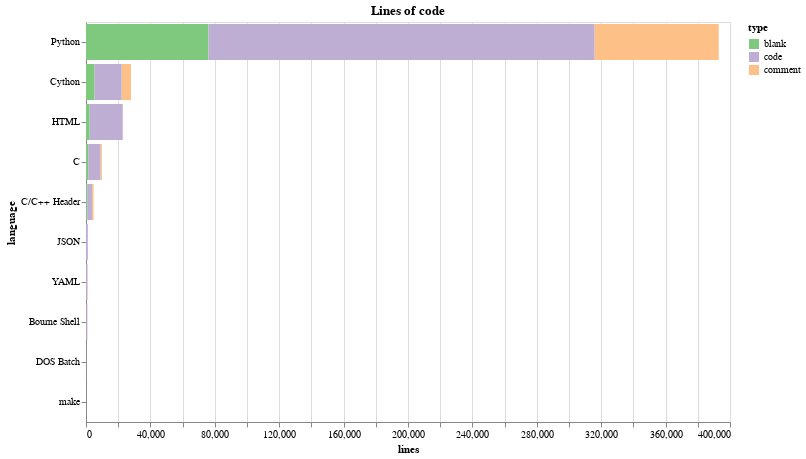

The notebook cell saved with this chart:
### Code cell
loc = get_cloc(cloc_program=pth.Path.home() / 'scripts' / 'cloc-1.64.exe')
loc_sum = loc.groupby('language').sum().reset_index().melt(id_vars=['language']).rename(columns={'variable': 'type', 'value': 'lines'})
alt.Chart(loc_sum).mark_bar().encode(
    x=alt.X('lines:Q'),
    y=alt.Y('language:N', sort=alt.EncodingSortField(field='lines', op='sum', order='descending')),
    color=alt.Color('type:N', scale=alt.Scale(scheme='accent')), 
    tooltip=['lines:Q', 'type:O'],
).properties(title='Lines of code')

### Figure 1 — Vega-Lite specification as saved in the notebook (floating-point values rounded to 4 significant figures)
{"$schema": "https://vega.github.io/schema/vega-lite/v2.6.0.json", "config": {"view": {"height": 400, "width": 644}}, "data": {"name": "data-2491df348e088d6515e2490e3eb84f71"}, "datasets": {"data-2491df348e088d6515e2490e3eb84f71": [{"language": "Bourne Shell", "lines": 181, "type": "blank"}, {"language": "C", "lines": 1365, "type": "blank"}, {"language": "C/C++ Header", "lines": 739, "type": "blank"}, {"language": "Cython", "lines": 5339, "type": "blank"}, {"language": "DOS Batch", "lines": 13, "type": "blank"}, {"language": "HTML", "lines": 2321, "type": "blank"}, {"language": "JSON", "lines": 15, "type": "blank"}, {"language": "Python", "lines": 76113, "type": "blank"}, {"language": "YAML", "lines": 58, "type": "blank"}, {"language": "make", "lines": 7, "type": "blank"}, {"language": "Bourne Shell", "lines": 137, "type": "comment"}, {"language": "C", "lines": 917, "type": "comment"}, {"language": "C/C++ Header", "lines": 930, "type": "comment"}, {"language": "Cython", "lines": 5768, "type": "comment"}, {"language": "DOS Batch", "lines": 0, "type": "comment"}, {"language": "HTML", "lines": 202, "type": "comment"}, {"language": "JSON", "lines": 0, "type": "comment"}, {"language": "Python", "lines": 77186, "type": "comment"}, {"language": "YAML", "lines": 54, "type": "comment"}, {"language": "make", "lines": 0, "type": "comment"}, {"language": "Bourne Shell", "lines": 596, "type": "code"}, {"language": "C", "lines": 7592, "type": "code"}, {"language": "C/C++ Header", "lines": 3041, "type": "code"}, {"language": "Cython", "lines": 16816, "type": "code"}, {"language": "DOS Batch", "lines": 120, "type": "code"}, {"language": "HTML", "lines": 20458, "type": "code"}, {"language": "JSON", "lines": 1120, "type": "code"}, {"language": "Python", "lines": 239707, "type": "code"}, {"language": "YAML", "lines": 889, "type": "code"}, {"language": "make", "lines": 19, "type": "code"}]}, "encoding": {"color": {"field": "type", "scale": {"scheme": "accent"}, "type": "nominal"}, "tooltip": [{"field": "lines", "type": "quantitative"}, {"field": "type", "type": "ordinal"}], "x": {"field": "lines", "type": "quantitative"}, "y": {"field": "language", "sort": {"field": "lines", "op": "sum", "order": "descending"}, "type": "nominal"}}, "mark": "bar", "title": "Lines of code"}
